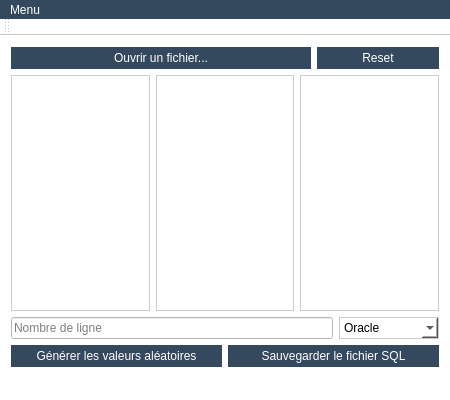
<?xml version="1.0" encoding="UTF-8"?>
<ui version="4.0">
 <class>MainWindow</class>
 <widget class="QMainWindow" name="MainWindow">
  <property name="geometry">
   <rect>
    <x>0</x>
    <y>0</y>
    <width>450</width>
    <height>400</height>
   </rect>
  </property>
  <property name="windowTitle">
   <string>DataGenerator</string>
  </property>
  <property name="styleSheet">
   <string notr="true">background-color:#fff;</string>
  </property>
  <property name="tabShape">
   <enum>QTabWidget::Triangular</enum>
  </property>
  <widget class="QWidget" name="centralWidget">
   <property name="styleSheet">
    <string notr="true"/>
   </property>
   <layout class="QVBoxLayout" name="verticalLayout">
    <item>
     <layout class="QHBoxLayout" name="horizontalLayout_4">
      <property name="bottomMargin">
       <number>0</number>
      </property>
      <item>
       <widget class="QPushButton" name="bouton1">
        <property name="minimumSize">
         <size>
          <width>300</width>
          <height>0</height>
         </size>
        </property>
        <property name="autoFillBackground">
         <bool>false</bool>
        </property>
        <property name="styleSheet">
         <string notr="true">QPushButton {
padding:4px;
border:solid;
color: white;
font-size: 12px;
font-weight: 400;
background: #34495e;
}

QPushButton:pressed {
background: #2D3F51;
color: white;
}

QPushButton:hover {
background: #1C2E40;
color: white;
}</string>
        </property>
        <property name="text">
         <string>Ouvrir un fichier...</string>
        </property>
       </widget>
      </item>
      <item>
       <widget class="QPushButton" name="bouton6">
        <property name="styleSheet">
         <string notr="true">QPushButton {
padding:4px;
border:solid;
color: white;
font-size: 12px;
font-weight: 400;
background: #34495e;
}

QPushButton:pressed {
background: #2D3F51;
color: white;
}

QPushButton:hover {
background: #1C2E40;
color: white;
}</string>
        </property>
        <property name="text">
         <string>Reset</string>
        </property>
       </widget>
      </item>
     </layout>
    </item>
    <item>
     <layout class="QHBoxLayout" name="horizontalLayout_2">
      <property name="topMargin">
       <number>0</number>
      </property>
      <item>
       <widget class="QListWidget" name="listWidget1">
        <property name="styleSheet">
         <string notr="true">background-color:#fff;
border:1px solid #ccc;</string>
        </property>
       </widget>
      </item>
      <item>
       <widget class="QListWidget" name="listWidget2">
        <property name="styleSheet">
         <string notr="true">background-color:#fff;
border:1px solid #ccc;</string>
        </property>
       </widget>
      </item>
      <item>
       <widget class="QListWidget" name="listWidget3">
        <property name="styleSheet">
         <string notr="true">background-color:#fff;
border:1px solid #ccc;</string>
        </property>
       </widget>
      </item>
     </layout>
    </item>
    <item>
     <layout class="QHBoxLayout" name="horizontalLayout_3">
      <property name="topMargin">
       <number>0</number>
      </property>
      <item>
       <widget class="QLineEdit" name="lineEdit1">
        <property name="minimumSize">
         <size>
          <width>0</width>
          <height>22</height>
         </size>
        </property>
        <property name="placeholderText">
         <string>Nombre de ligne</string>
        </property>
       </widget>
      </item>
      <item>
       <widget class="QComboBox" name="comboBox">
        <property name="minimumSize">
         <size>
          <width>100</width>
          <height>22</height>
         </size>
        </property>
        <property name="styleSheet">
         <string notr="true">background-color:#fff;
border:1px solid #ccc;</string>
        </property>
        <item>
         <property name="text">
          <string>Oracle</string>
         </property>
        </item>
        <item>
         <property name="text">
          <string>MySQL</string>
         </property>
        </item>
       </widget>
      </item>
     </layout>
    </item>
    <item>
     <layout class="QHBoxLayout" name="horizontalLayout">
      <property name="topMargin">
       <number>0</number>
      </property>
      <item>
       <widget class="QPushButton" name="bouton2">
        <property name="minimumSize">
         <size>
          <width>0</width>
          <height>0</height>
         </size>
        </property>
        <property name="styleSheet">
         <string notr="true">QPushButton {
padding:4px;
border:solid;
color: white;
font-size: 12px;
font-weight: 400;
background: #34495e;
}

QPushButton:pressed {
background: #2D3F51;
color: white;
}

QPushButton:hover {
background: #1C2E40;
color: white;
}</string>
        </property>
        <property name="text">
         <string>Générer les valeurs aléatoires</string>
        </property>
       </widget>
      </item>
      <item>
       <widget class="QPushButton" name="bouton3">
        <property name="minimumSize">
         <size>
          <width>0</width>
          <height>0</height>
         </size>
        </property>
        <property name="styleSheet">
         <string notr="true">QPushButton {
padding:4px;
border:solid;
color: white;
font-size: 12px;
font-weight: 400;
background: #34495e;
}

QPushButton:pressed {
background: #2D3F51;
color: white;
}

QPushButton:hover {
background: #1C2E40;
color: white;
}</string>
        </property>
        <property name="text">
         <string>Sauvegarder le fichier SQL</string>
        </property>
       </widget>
      </item>
     </layout>
    </item>
   </layout>
  </widget>
  <widget class="QMenuBar" name="menuBar">
   <property name="enabled">
    <bool>true</bool>
   </property>
   <property name="geometry">
    <rect>
     <x>0</x>
     <y>0</y>
     <width>450</width>
     <height>21</height>
    </rect>
   </property>
   <property name="styleSheet">
    <string notr="true">QMenuBar {
color: white;
font-size: 12px;
font-weight: 400;
background: #34495e;
}

QMenuBar::item {
color: white;
font-size: 12px;
font-weight: 400;
background: #34495e;
}

QMenuBar::item:selected {
background: #1C2E40;
color: white;
}</string>
   </property>
   <widget class="QMenu" name="menuMenu">
    <property name="styleSheet">
     <string notr="true">QMenu {
color: white;
font-size: 12px;
font-weight: 400;
background: #34495e;
}

QMenu::item {
color: white;
font-size: 12px;
font-weight: 400;
background: #34495e;
}

QMenu::item:selected {
background: #1C2E40;
color: white;
}</string>
    </property>
    <property name="title">
     <string>Menu</string>
    </property>
    <addaction name="actionNewList"/>
    <addaction name="actionUpdateList"/>
    <addaction name="actionDeleteList"/>
   </widget>
   <addaction name="menuMenu"/>
  </widget>
  <widget class="QToolBar" name="mainToolBar">
   <property name="enabled">
    <bool>false</bool>
   </property>
   <attribute name="toolBarArea">
    <enum>TopToolBarArea</enum>
   </attribute>
   <attribute name="toolBarBreak">
    <bool>false</bool>
   </attribute>
  </widget>
  <widget class="QStatusBar" name="statusBar">
   <property name="enabled">
    <bool>false</bool>
   </property>
  </widget>
  <action name="actionNewList">
   <property name="text">
    <string>Créer une liste...</string>
   </property>
  </action>
  <action name="actionUpdateList">
   <property name="text">
    <string>Modifier une liste...</string>
   </property>
  </action>
  <action name="actionDeleteList">
   <property name="text">
    <string>Supprimer une liste...</string>
   </property>
  </action>
 </widget>
 <layoutdefault spacing="6" margin="11"/>
 <resources/>
 <connections/>
</ui>
